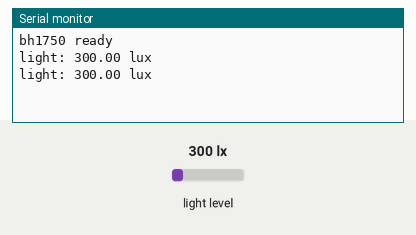
A sketch run on a simulated ESP32. On the bench: the last lines printed to the serial monitor. The test bench sets the inputs (shaded band); at power-on: light level 300 lx.

Above: at 1.8 s.
1.9 s: light level set to 40 lx
At 2.6 s:
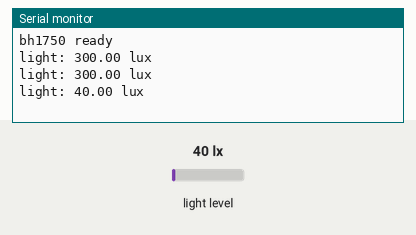
3.4 s: light level set to 500 lx
At 4.8 s:
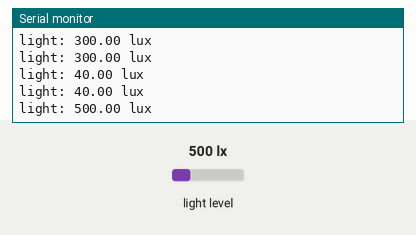
Timing chart, 0 to 6.4 s (numbered marks = the images above; inputs shaded):
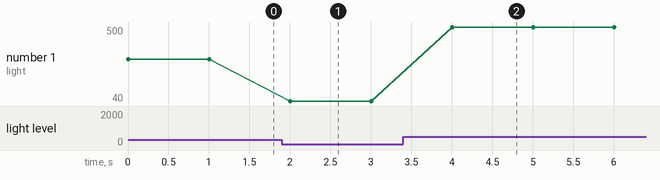

The sketch:

BH1750_Test.ino
```cpp
#include <Wire.h>
#include <BH1750.h>

BH1750 lightMeter;

void setup() {
  Serial.begin(115200);
  Wire.begin(21, 22);

  if (lightMeter.begin()) {
    Serial.println("bh1750 ready");
  } else {
    Serial.println("bh1750 not found");
  }
}

void loop() {
  float lux = lightMeter.readLightLevel();

  Serial.print("light: ");
  Serial.print(lux);
  Serial.println(" lux");

  delay(1000);
}
```

Measured:
- after the input at 1.9 s, the serial monitor: prints a new line after 0.10 s (image 1)
- after the input at 3.4 s, the serial monitor: prints a new line after 0.60 s (image 2)
- plotted number 1: 300 → 40 after the input at 1.9 s, 40 → 500 after the input at 3.4 s
